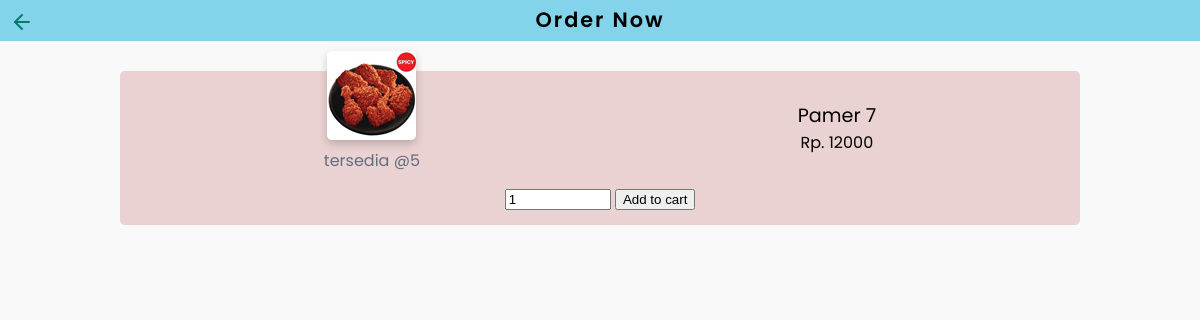
/customer/product/detail.php?kode=14, run on the app's committed database.
### tables this page shows
CREATE TABLE `products` (
  `id_p` int(11) NOT NULL,
  `types` enum('foods','drinks','snacks') NOT NULL,
  `name_p` varchar(50) NOT NULL,
  `price` int(11) NOT NULL,
  `stocks` int(11) NOT NULL,
  `image` varchar(255) NOT NULL,
  `id_store` int(11) NOT NULL,
  `status` enum('ready','empty') NOT NULL
);

### customer/product/detail.php (the view, shortened to what this page needs)
<?php
include '../../inc/koneksi.php';
if (isset($_GET['kode'])) {
	$b=$_GET['kode'];
	$s=$_SESSION['id_store'];
}
$target='../../dist/img/product/';
$sql_cek="SELECT  * FROM products WHERE id_p='$b'";
$query_cek = mysqli_query($koneksi, $sql_cek);
 ?>
<!DOCTYPE html>
<html lang="en">
<head>
	<link rel="stylesheet" href="../../dist/css/style.css">
</head>
<body>
  <header class="head-profil">
    <a href="./products.php?kode=<?=$s; ?>">
    </a>
    <h2>Order Now</h2>
  </header>
  <main class="main-detail" >
    <div class="konten-detail">
      <?php
      while ($data_cek = mysqli_fetch_array($query_cek,MYSQLI_ASSOC)):?>
      	<form method="POST" action="../order/cart.php">
      		<section>
	      		<div>
		          <img src="<?= $target.$data_cek['image']; ?>" alt="foto nasi uduk">
		          <p class="stok">tersedia @<?=$data_cek['stocks']; ?></p>
		        </div>
		        <div>
		          <h3><?=$data_cek['name_p']; ?></h3>
		          <p>Rp. <?=$data_cek['price']; ?></p>
		        </div>
      		</section>
      		 <input style="width: 106px" type="number" name="cont" value="1" min="1" max="<?= $data_cek['stocks']; ?>">
		          <button type="submit" name="submit">Add to cart</button>
      	</form>
      <?php endwhile ?>
    </div>
  </main>
</body>
</html>

### data on the page
products: image (picture), stocks "5", name_p "Pamer 7", price "12000"
